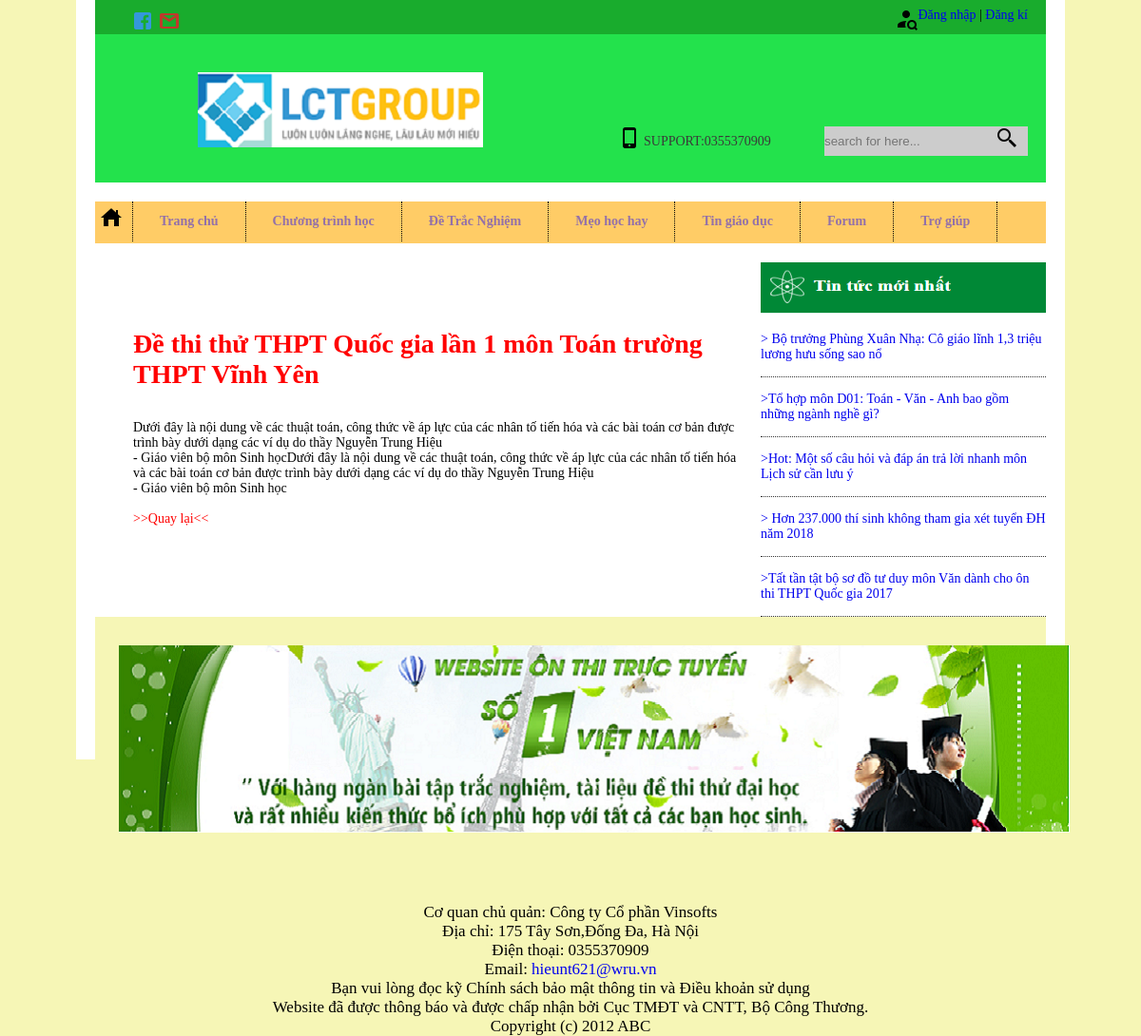
The app's page /2.source/tintuc_nd.php?id=6 with its own data.
### tables this page shows
CREATE TABLE `tintuc` (
  `id_tt` int(11) NOT NULL,
  `ten_tt` varchar(225) NOT NULL,
  `noidung_tt` text NOT NULL
);

### 2.source/tintuc_nd.php (the view)
<?php
    include('heade.php');
?>
    <div id="header">
        <div class="content">
            <div id="thuvien" style="margin:40px 10px 10px 30px ">
                <?php
                    require('connection.php');
                    $id=$_GET["id"];
                    $sql="select ten_tt,noidung_tt from tintuc where id_tt=$id order by id_tt desc";
                    $result=mysqli_query($conn,$sql);
                    while($data = mysqli_fetch_assoc($result)){?>
                    <?php
                    echo"<h1><p style='color:red;'>$data[ten_tt]</p></h1>";
                    echo"<br/> <br/>";
                    echo"$data[noidung_tt]";
                    }
                ?>
                <br/>
                <br/>
                <a href="noidung.php" ><p style='color:red;text-alig:center;'>>>Quay lại<<</p> </a>
            </div>
        </div>
        <div class="sidebar">
            <div id="logo_tintuc"> <img src="hinhanh/tintuc.png" width="300" height="54" alt="Tin Tức nổi bật"></div>
            <div id="Tintuc">
                    <ul>
                    <?php
                          require('connection.php');
                          $sql="select id_tt,ten_tt from tintuc order by id_tt desc limit 1,10";
                          $result=mysqli_query($conn,$sql);
                          while($data = mysqli_fetch_assoc($result)){?>
                          <?php
                         echo"<li>";
                         echo"<a href='tintuc_nd.php?id=$data[id_tt]' >>$data[ten_tt]</a>";
                          echo"</li>";
                          }
                          ?>
                    </ul>
              </div>
    </div>
    <div id="footer">
        <div id="ontt">
            <img src="hinhanh/ontt.png" alt="ôn trực tuyến" style="margin:30px 10px 0 25px "/>
        </div>
        <div class="fLeft">
            <p>Cơ quan chủ quản: Công ty Cổ phần Vinsofts</p>
            <p>Địa chỉ: 175 Tây Sơn,Đống Đa, Hà Nội<br />
            Điện thoại: 0355370909</p>
            <p>Email: <a href="mailto:hieunt621@wru.vn">hieunt621@wru.vn</a></p>
            <p>
                Bạn vui lòng đọc kỹ Chính sách bảo mật thông tin và Điều khoản sử dụng<br/>
            Website đã được thông báo và được chấp nhận bởi Cục TMĐT và CNTT, Bộ Công Thương.
            </p>
            <p>Copyright (c) 2012 ABC</p>
        </div>
    </div>
</div>
</body>
</html>

### 2.source/style.css (style rules this page uses)
* { margin:0px; padding:0px; }
a { text-decoration:none; }
ul { list-style-type:none; }
body { font-family:"Times New Roman", Times, serif; font-size:14px; background:rgb(246, 246, 182); }
#header { width:1000px; height:auto; margin: 10px auto; }
.content { width: 69%; height: 100%; float: left; }
#thuvien { margin-top:30px; padding:30px 0px 1px 10px; }
.sidebar { width: 30%; height: 100%; float: right; }
.sidebar #Tintuc ul li { border-bottom: 1px dotted #333333; padding: 15px 0; }
#footer { width: 100%; margin: auto; height: 150px; background: rgb(246, 246, 182); clear: both; }
.fLeft { font-size: 17px; text-align: center; padding-top:70px; background: rgb(246, 246, 182); }

### records on screen
tintuc: ten_tt "Đề thi thử THPT Quốc gia lần 1 môn Toán trường THPT Vĩnh Yên", noidung_tt "Dưới đây là nội dung về các thuật toán, công thức về áp lực của các nhân tố tiến hóa và các bài toán cơ bản được trình bày dưới dạng các ví dụ do thầy Nguyễn Trung Hiệu - Giáo viên bộ môn Sinh họcDưới đây là nội dung về các thuật toán, công thức về áp lực của các nhân tố tiến hóa và các bài toán cơ bản được trình bày dưới dạng các ví dụ do thầy Nguyễn Trung Hiệu - Giáo viên bộ môn Sinh học"
tintuc: ten_tt "Bộ trưởng Phùng Xuân Nhạ: Cô giáo lĩnh 1,3 triệu lương hưu sống sao nổ"
tintuc: ten_tt "Tổ hợp môn D01: Toán - Văn - Anh bao gồm những ngành nghề gì?"
tintuc: ten_tt "Hot: Một số câu hỏi và đáp án trả lời nhanh môn Lịch sử cần lưu ý"
tintuc: ten_tt "Hơn 237.000 thí sinh không tham gia xét tuyển ĐH năm 2018"
tintuc: ten_tt "Tất tần tật bộ sơ đồ tư duy môn Văn dành cho ôn thi THPT Quốc gia 2017"
